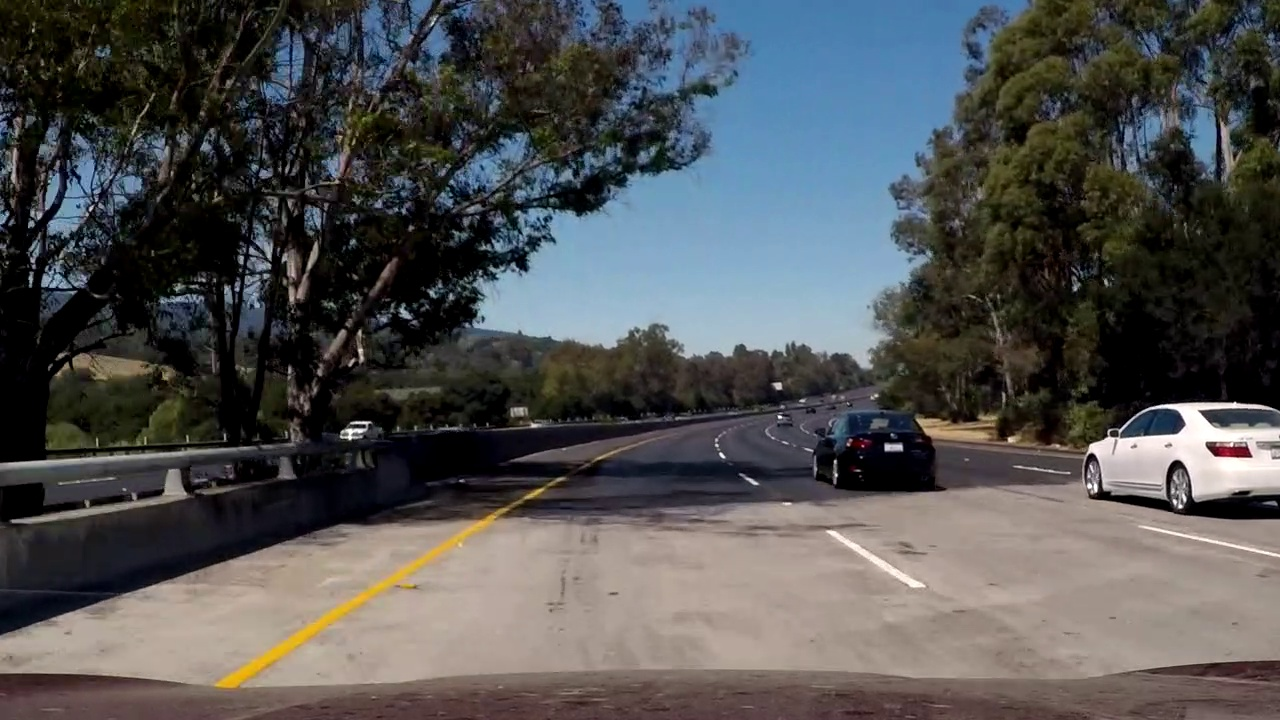
#> input picture Frames/frame1032.jpg, 1280 x 720 px, given in place of frame331.jpg, which was not available; the run also reads 1 picture not shown here
$ python lane_detection.py   (older library calls are emulated)
#> lines starting #> are read from the running program, lines starting #| are printed output that depends on the picture; after the words box and inside, x2 and y2 are one past the last pixel; in counts of white or black regions, pixels touching at a corner belong together; pictures that were not available may be replaced by others from this repository, and a replacement may not be noted
# ======================================================================================================================================================================= #
#-------------> Project 02 <---------------#
# ======================================================================================================================================================================= #
# Course    :-> ENPM673 - Perception for Autonomous Robots
# Date      :-> 13 March 2019
# Authors   :-> Niket Shah(UID: 116345156), Siddhesh(UID: 116147286), Sudharsan(UID: 116298636)
# ======================================================================================================================================================================= #

# ======================================================================================================================================================================= #
# Import Section for Importing library
# ======================================================================================================================================================================= #

import time
import sys
import copy
import numpy as np
import cv2 as cv

# ======================================================================================================================================================================= #
# Function Inverse warp
# ======================================================================================================================================================================= #
def inverse_warp(undist, warped_img, left_fit, right_fit, M):
    # get image height. So we get y values from 0 to img height-1
    img_height = warped_img.shape[0]
    # get list of all y coordinates
    y_coord = np.linspace(0, img_height-1, img_height)

    # Get x coordinates for left and right lanes using polyfit values
    left_x = left_fit[0]*y_coord**2 + left_fit[1]*y_coord + left_fit[2]
    right_x = right_fit[0]*y_coord**2 + right_fit[1]*y_coord + right_fit[2]

    # create a numpy array of warped_img size so we can draw on it
    warp_zero = np.zeros_like(warped_img).astype(np.uint8)
    # make it three channel
    color_warp = np.dstack((warp_zero, warp_zero, warp_zero))

    # use y and y coordinates of each line to get point format
    pts_left = np.array([np.transpose(np.vstack([left_x, y_coord]))])
    pts_right = np.array([np.flipud(np.transpose(np.vstack([right_x, y_coord])))])
    points = np.hstack((pts_left, pts_right))

    # Draw the lane on warped image
    cv.fillPoly(color_warp, np.int_([points]), (0,255, 0))
    # Calculate M inverse so we can warp this region on world frame
    Minv = np.linalg.inv(M)
    new_warp = cv.warpPerspective(color_warp, Minv, (undist.shape[1], undist.shape[0]))
    # Combine with original frame
    unwarped = cv.addWeighted(undist, 1, new_warp, 0.4, 0)
    return unwarped
# ======================================================================================================================================================================= #
# Function Definition Section
# ======================================================================================================================================================================= #
def adjust_lane(x, y, img):
    new_x = 0
    i = 0
    x_dot = 0
    centroid = +10
    while i < 50:
        rect_right = img[y-10:y+10, x+i-10:x+i+10]
        hist_right = np.sum(rect_right[:, :], axis=0)
        try:
            if hist_right.mean() > 50:
                new_x = x + i
                x_dot = np.where(hist_right == np.amax(hist_right[:]))
                centroid = x_dot[0][0]
                return new_x, centroid
            rect_left = img[y-10:y+10, x-i-10:x-i+10]
            hist_left = np.sum(rect_left[:, :], axis=0)
            if hist_left.mean() > 50:
                x_dot = np.where(hist_left == np.amax(hist_left[:]))
                new_x = x - i
                centroid = x_dot[0][0]
                return new_x, centroid
        except:
            new_x = None

        i += 1
    return new_x, centroid


def fit_curve(left_lanex, left_laney, right_lanex, right_laney, img):

    try:
        left_coeffs = np.polyfit(left_laney, left_lanex, 2)
        right_coeffs = np.polyfit(right_laney, right_lanex, 2)

        plot_xy = np.linspace(0, img.shape[0] - 1, img.shape[0])
        fit_left = left_coeffs[0]*plot_xy**2 + left_coeffs[1]*plot_xy + left_coeffs[2]
        fit_right = right_coeffs[0]*plot_xy**2 + right_coeffs[1]*plot_xy + right_coeffs[2]


        left_line_window1 = np.array([np.transpose(np.vstack([fit_left-5, plot_xy]))])
        left_line_window2 = np.array([np.flipud(np.transpose(np.vstack([fit_left+5, plot_xy])))])
        left_line_pts = np.hstack((left_line_window1, left_line_window2))
        right_line_window1 = np.array([np.transpose(np.vstack([fit_right-5, plot_xy]))])
        right_line_window2 = np.array([np.flipud(np.transpose(np.vstack([fit_right+5, plot_xy])))])
        right_line_pts = np.hstack((right_line_window1, right_line_window2))

        # Draw the lane onto the warped blank image
        cv.fillPoly(img, np.int_([left_line_pts]), (255, 255, 255))
        cv.fillPoly(img, np.int_([right_line_pts]), (255, 255, 255))
    except:
        pass
    return left_coeffs, right_coeffs

# ======================================================================================================================================================================= #
# Lane Detection codes
# ======================================================================================================================================================================= #
if __name__ == '__main__':

    # Importing the Video
    # =================================================================================================================================================================== #
    # cap = cv.VideoCapture('Data/project_video.mp4')
    cap = cv.VideoCapture('Data/challenge_video.mp4')
    count = 0
    # ============================================================================================================================================================= #
    # Camera Parameters
    # ============================================================================================================================================================= #
    K = np.array([[1.15422732e+03, 0.00000000e+00, 6.71627794e+02],
                  [0.00000000e+00, 1.14818221e+03, 3.86046312e+02],
                  [0.00000000e+00, 0.00000000e+00, 1.00000000e+00]])
    dist = np.array([-2.42565104e-01, - 4.77893070e-02, -
                     1.31388084e-03, - 8.79107779e-05, 2.20573263e-02])

    key_frame = cv.imread('Frames/frame331.jpg', 1)
#> key_frame is the input picture: shape (720, 1280, 3); mean B, G, R 82, 81.7, 81.1
    shawdow1 = cv.imread('Frames/frame538.jpg', 1)
    shawdow2 = cv.imread('Frames/frame549.jpg', 1)
    shawdow3 = cv.imread('Frames/frame573.jpg', 1)
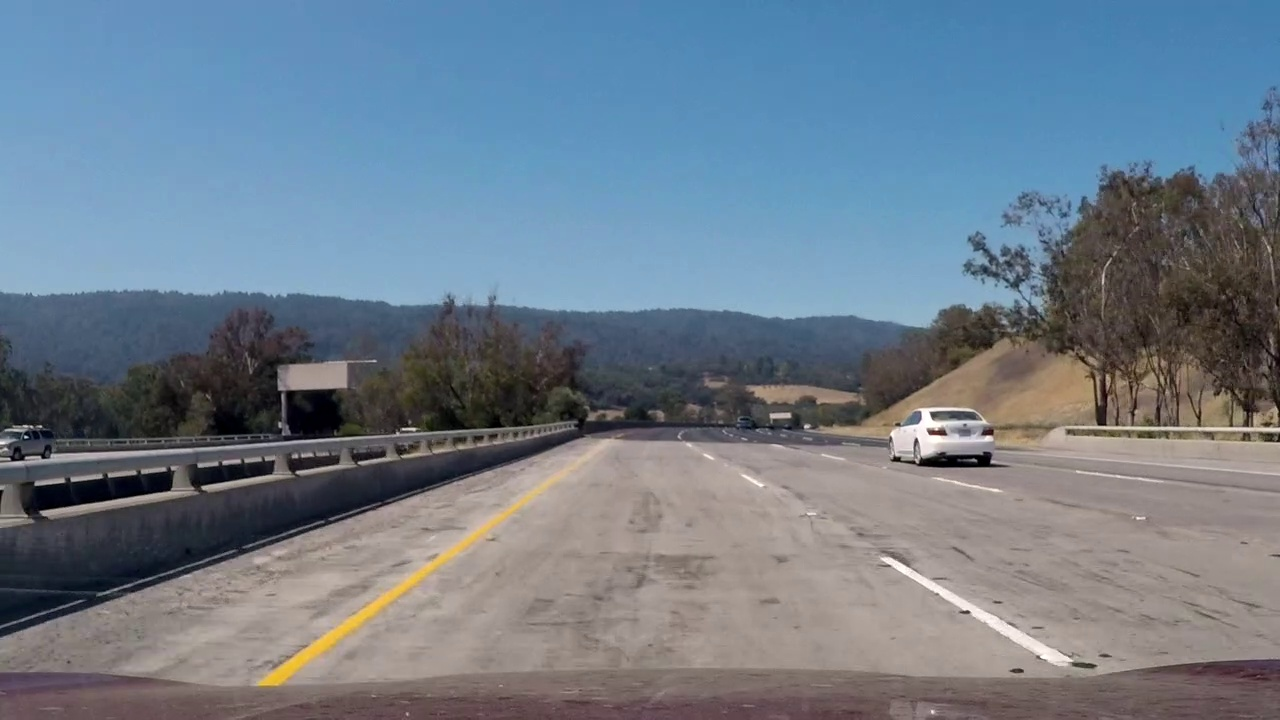
#> input picture Frames/frame573.jpg, 1280 x 720 px
#> shawdow3 is the input picture: shape (720, 1280, 3); mean B, G, R 138.3, 124.6, 110.7
    h,  w = key_frame.shape[:2]
    newmatrix, roi = cv.getOptimalNewCameraMatrix(K, dist, (w, h), 0)

    reference = np.array([[600, 450], [715, 450], [1280, 670], [185, 670]])
    target = np.array([[300, 0], [600, 0], [600, 600], [300, 600]])

    reference = np.array([[570, 500], [730, 500], [1280, 670], [185, 670]])
    target = np.array([[300, 0], [600, 0], [600, 600], [300, 600]])


    H_mat, status = cv.findHomography(reference, target)

    while True:
        # Capture frame-by-frame
        ret, key_frame = cap.read()
        # if frame is read correctly ret is True
        if not ret:
            print("Can't receive frame (stream end?). Exiting ...")
            break
        # ============================================================================================================================================================= #
        # Removing Distortion in the Image
        # ============================================================================================================================================================= #
        key_frame = cv.undistort(key_frame, K, dist, None, newmatrix)

        # ============================================================================================================================================================= #
        # Denoising the Image
        # ============================================================================================================================================================= #
        # denoised_kf = cv.fastNlMeansDenoisingColored(key_frame, None, 10, 10, 7, 15)
        denoised_kf = cv.bilateralFilter(key_frame, 16, 100, 100)
        # =================================================================================================================================================================== #
        # Improving contrast
        # =================================================================================================================================================================== #
        hls = cv.cvtColor(denoised_kf, cv.COLOR_BGR2HLS)
        h, l1, s = cv.split(hls)
        l1_flag = l1 > 190
        l1[l1_flag] = 255
        n_hls = cv.merge((h, l1, s))
        denoised_kf = cv.cvtColor(n_hls, cv.COLOR_HLS2BGR)

        lab = cv.cvtColor(denoised_kf, cv.COLOR_BGR2LAB)
        l2, a, b = cv.split(lab)
        clahe = cv.createCLAHE(clipLimit=5.0, tileGridSize=(8, 8))
        cl = clahe.apply(l2)
        ca = clahe.apply(a)
        cb = clahe.apply(b)
        l2_flag = cb > 160
        cb[l2_flag] = 255
        cl[l2_flag] = 255

        limg = cv.merge((cl, ca, cb))
        denoised_kf = cv.cvtColor(limg, cv.COLOR_LAB2BGR)
        cv.imshow("eq ori,", denoised_kf)
        kernel = np.array([[-1, -1, -1], [-1, 9, -1], [-1, -1, -1]])
        denoised_kf = cv.filter2D(denoised_kf, -1, kernel)
        #bird_view = cv.bilateralFilter(bird_view, 16, 100, 100)
        gray = cv.cvtColor(denoised_kf, cv.COLOR_BGR2GRAY)
        # gray_eq = cv.equalizeHist(gray)
        # ============================================================================================================================================================= #
        # Unwarpping the Image
        # ============================================================================================================================================================= #
        bird_view = cv.warpPerspective(gray, H_mat, (900, 600))
        # ============================================================================================================================================================= #
        # Thresholding the Unwarpped Image
        # ============================================================================================================================================================= #
        # ============================================================================================================================================================= #
        # Thresholding the Unwarpped Image
        # ============================================================================================================================================================= #
        ret, thresh_warped = cv.threshold(bird_view, 230, 255, cv.THRESH_BINARY)
        cv.imshow("xc,", thresh_warped)

        histogram = np.sum(thresh_warped[350:, 250:650], axis=0)
#> histogram = 400 values, max 7905 at index 307, min 0 at index 0, mean 1038.5
        midpoint = np.int(histogram.shape[0]/2)
        left_lane_base = np.where(histogram == np.amax(histogram[:midpoint]))
#> left_lane_base = ([89, 352],)
        right_lane_base = np.where(histogram == np.amax(histogram[midpoint:]))
#> right_lane_base = ([307],)
        left_lane_basex = left_lane_base[0][0] + 250
#> left_lane_basex = 339
        right_lane_basex = right_lane_base[0][0] + 250
#> right_lane_basex = 557
        if abs(left_lane_basex - right_lane_basex) < 100 or abs(left_lane_basex - right_lane_basex) > 220:
            right_lane_basex = left_lane_basex +  200
        mask_copy = copy.copy(thresh_warped)
        cv.circle(mask_copy, (left_lane_basex, 580), 5, (255, 0, 255), -1)
        cv.circle(mask_copy, (right_lane_basex, 580), 5, (255, 0, 255), -1)

        # # Get boxes on the lane points and fit curve
        y = mask_copy.shape[1] - 30

        left_lanex = []
        left_laney = []
        right_lanex = []
        right_laney = []


        while(y > 10):

            left_lane_currentx, centroid_l = adjust_lane(left_lane_basex, y, mask_copy)
            right_lane_currentx, centroid_r = adjust_lane(right_lane_basex, y, mask_copy)

            if left_lane_currentx != 0:
                cv.rectangle(mask_copy, (left_lane_currentx-10, y-10),
                            (left_lane_currentx+10, y+10), (0, 255, 0), 3)
                left_lanex.append(centroid_l + left_lane_currentx-10)
                left_laney.append(y)
                cv.circle(mask_copy, (centroid_l + left_lane_currentx-10, y),
                        5, (255, 0, 0), -1)

            if right_lane_currentx != 0:
                cv.rectangle(mask_copy, (right_lane_currentx-10, y-10),
                            (right_lane_currentx+10, y+10), (0, 255, 0), 3)
                right_lanex.append(centroid_r + right_lane_currentx-10)
                right_laney.append(y)
                cv.circle(mask_copy, (centroid_r + right_lane_currentx-10, y),
                        5, (255, 0, 0), -1)
            y -= 20
#> this loop made 43 passes
#> (left_lane_currentx, centroid_l, right_lane_currentx, centroid_r) on passes 1 to 4: (0, 10, 0, 10), (0, 10, 0, 10), (0, 10, 0, 10), (0, 10, 0, 10)
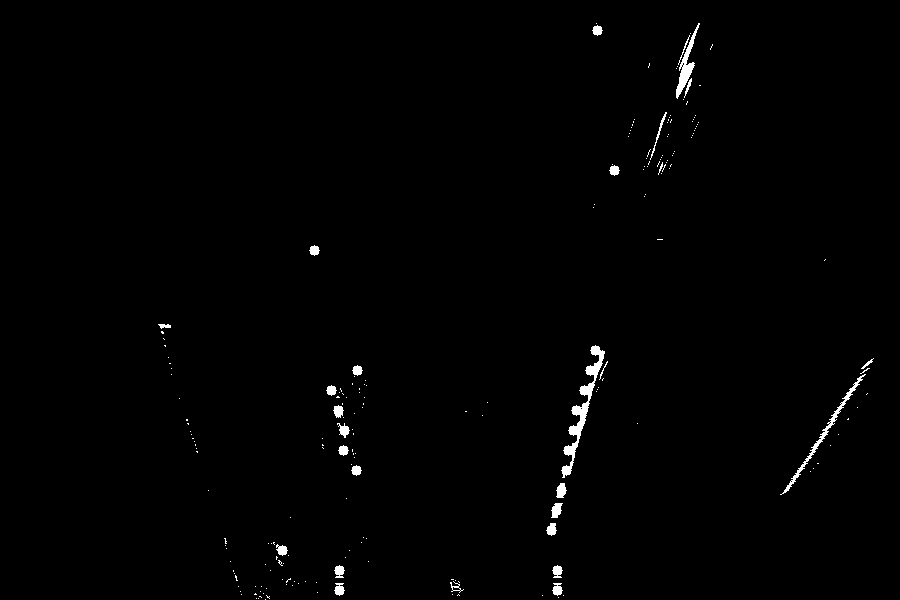
#> mask_copy: shape (600, 900); 0.81% white; 207 white regions (179 under 20 px), largest, box (x1, y1, x2, y2) and area: (561, 345, 605, 478) 1082, (780, 374, 866, 495) 541, (676, 23, 700, 99) 467
#> after the loop, left_lanex = [339, 339, 282, 356, 343, 344, 338, 331, 357, 314]; left_laney = [590, 570, 550, 470, 450, 430, 410, 390, 370, 250]; right_lanex = [557, 557, 551, 556, 561, 566, 568, 573, 576, 584, 590, 595, 614, 597]; right_laney = [590, 570, 530, 510, 490, 470, 450, 430, 410, 390, 370, 350, 170, 30]; y = 10

        left, right = fit_curve(left_lanex, left_laney, right_lanex, right_laney, mask_copy)
#> in fit_curve, `left_coeffs = np.polyfit(left_laney, left_lanex, 2)`: left_coeffs = [-0.000813, 0.69, 196.2]
#> in fit_curve, `right_coeffs = np.polyfit(right_laney, right_lanex, 2)`: right_coeffs = [-0.000226, 0.0357, 603.1]
#> in fit_curve, `fit_left = left_coeffs[0]*plot_xy**2 + left_coeffs[1]*plot_xy + left_c..`: fit_left = 600 values, max 342.6 at index 424, min 196.2 at index 0, mean 305.5
#> in fit_curve, `fit_right = right_coeffs[0]*plot_xy**2 + right_coeffs[1]*plot_xy + rig..`: fit_right = 600 values, max 604.5 at index 79, min 543.3 at index 599, mean 586.7
#> in fit_curve, `left_line_window1 = np.array([np.transpose(np.vstack([fit_left-5, plot..`: left_line_window1 = 600 pairs, first value 191.2 to 337.6, second value 0 to 599
#> in fit_curve, `left_line_window2 = np.array([np.flipud(np.transpose(np.vstack([fit_le..`: left_line_window2 = 600 pairs, first value 201.2 to 347.6, second value 0 to 599
#> in fit_curve, `left_line_pts = np.hstack((left_line_window1, left_line_window2))`: left_line_pts = 1200 pairs, first value 191.2 to 347.6, second value 0 to 599
#> in fit_curve, `right_line_window1 = np.array([np.transpose(np.vstack([fit_right-5, pl..`: right_line_window1 = 600 pairs, first value 538.3 to 599.5, second value 0 to 599
#> in fit_curve, `right_line_window2 = np.array([np.flipud(np.transpose(np.vstack([fit_r..`: right_line_window2 = 600 pairs, first value 548.3 to 609.5, second value 0 to 599
#> in fit_curve, `right_line_pts = np.hstack((right_line_window1, right_line_window2))`: right_line_pts = 1200 pairs, first value 538.3 to 609.5, second value 0 to 599
#> left = [-0.000813, 0.69, 196.2]; right = [-0.000226, 0.0357, 603.1]
        result = inverse_warp(key_frame, mask_copy, left, right, H_mat)
#> in inverse_warp, `left_x = left_fit[0]*y_coord**2 + left_fit[1]*y_coord + left_fit[2]`: left_x has the same summary as fit_left in fit_curve
#> in inverse_warp, `right_x = right_fit[0]*y_coord**2 + right_fit[1]*y_coord + right_fit[2]`: right_x has the same summary as fit_right in fit_curve
#> in inverse_warp, `pts_left = np.array([np.transpose(np.vstack([left_x, y_coord]))])`: pts_left = 600 pairs, first value 196.2 to 342.6, second value 0 to 599
#> in inverse_warp, `pts_right = np.array([np.flipud(np.transpose(np.vstack([right_x, y_coo..`: pts_right = 600 pairs, first value 543.3 to 604.5, second value 0 to 599
#> in inverse_warp, `points = np.hstack((pts_left, pts_right))`: points = 1200 pairs, first value 196.2 to 604.5, second value 0 to 599
#> in inverse_warp, `unwarped = cv.addWeighted(undist, 1, new_warp, 0.4, 0)`:
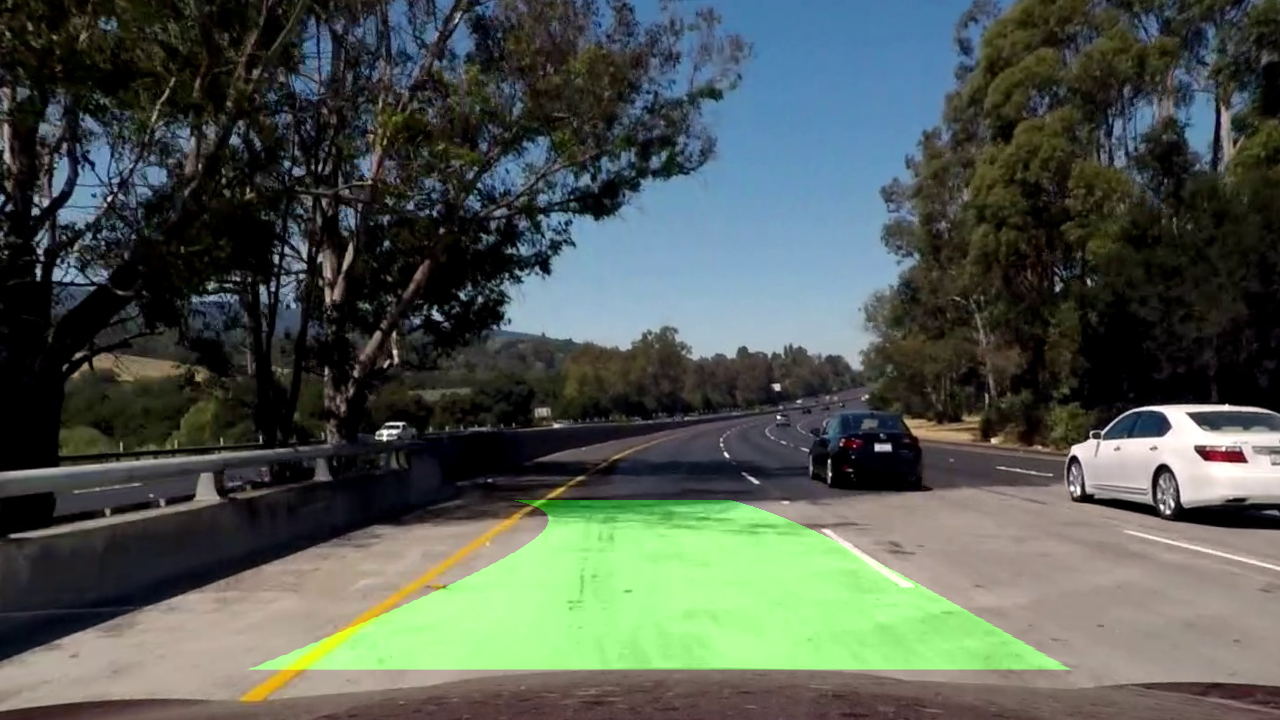
#> unwarped: shape (720, 1280, 3); mean B, G, R 80.7, 89.1, 80.1
        #cv.imshow("Masked", mask_copy)
        #cv.imshow("Original", key_frame)
        cv.imshow("unwarped", result)
        # ============================================================================================================================================================= #
        # Thresholding the Unwarpped Image
        # ============================================================================================================================================================= #

        if cv.waitKey(2) == ord('q'):
#> (key q is pressed here)
            break

    # ================================================================================================================================================================= #
    # Computation Section
    # ================================================================================================================================================================= #

    cap.release()
    cv.destroyAllWindows()
